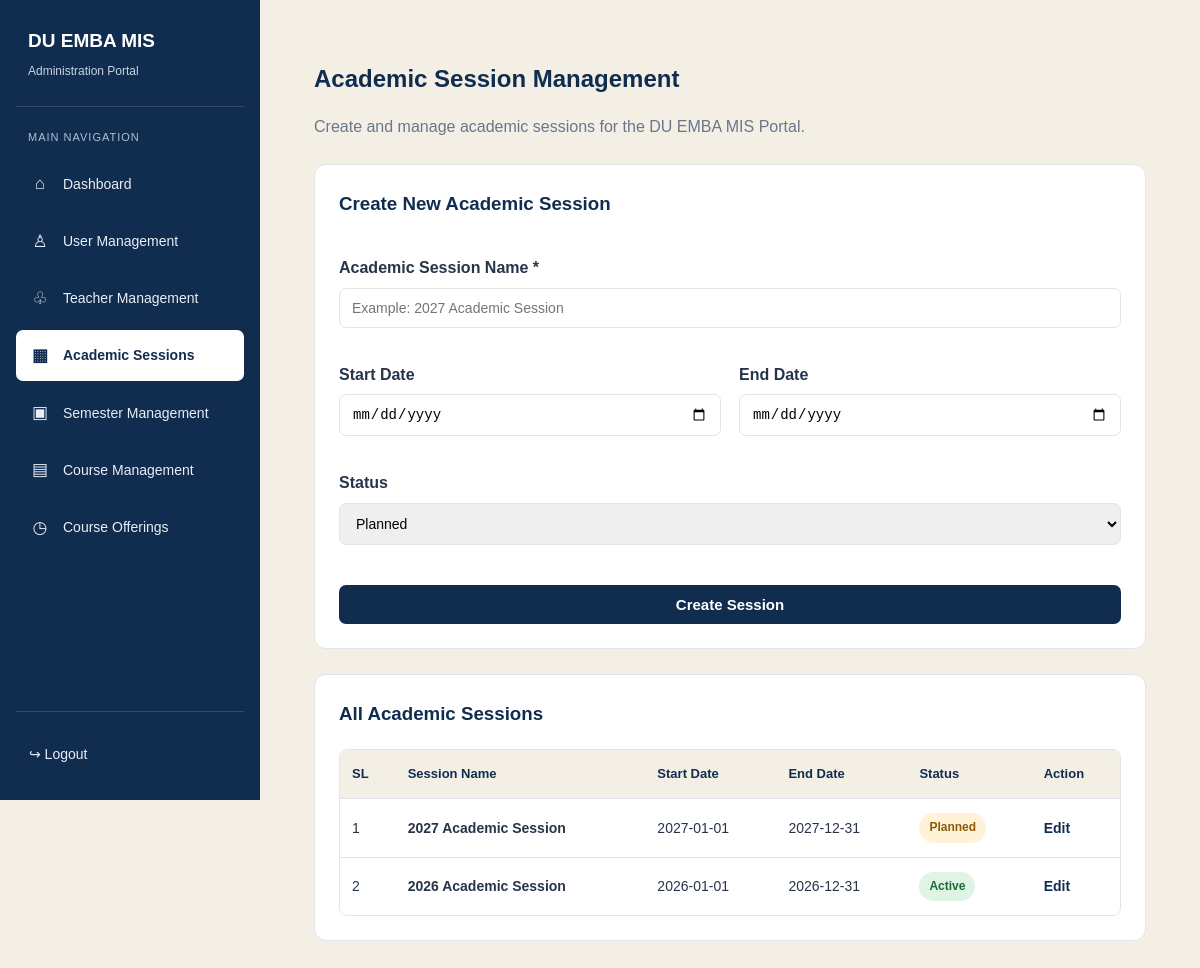
Screenshot of /admin/academic-sessions.php (signed in) with the database file from the repository.
### tables this page shows
CREATE TABLE `academic_sessions` (
  `id` int UNSIGNED NOT NULL,
  `session_name` varchar(100) NOT NULL,
  `start_date` date DEFAULT NULL,
  `end_date` date DEFAULT NULL,
  `status` enum('planned','active','completed') DEFAULT 'planned'
);

### includes/auth.php (called while the page is built, shortened)
<?php
function e(?string $value): string
{
    return htmlspecialchars(
        $value ?? '',
        ENT_QUOTES | ENT_SUBSTITUTE,
        'UTF-8'
    );
}

### admin/academic-sessions.php (the view, shortened to what this page needs)
<?php
require_once __DIR__ . '/../includes/auth.php';
$edit_session = null;
$sessions = $conn->query("
    SELECT *
    FROM academic_sessions
    ORDER BY start_date DESC, id DESC
");
require_once __DIR__ . '/../includes/admin-header.php';
?>
<div class="session-container">
    <div class="session-heading">
        <h2>Academic Session Management</h2>
        <p>Create and manage academic sessions for the DU EMBA MIS Portal.</p>
    </div>
    <div class="session-card">
        <h3>
            <?= $edit_session ? 'Edit Academic Session' : 'Create New Academic Session' ?>
        </h3>
        <form method="POST" class="session-form">
            <div class="full-width">
                <label>Academic Session Name *</label>
                <input type="text" name="session_name" placeholder="Example: 2027 Academic Session"
                    value="<?= e($edit_session['session_name'] ?? '') ?>" required>
            </div>
            <div>
                <label>Start Date</label>
                <input type="date" name="start_date" value="<?= e($edit_session['start_date'] ?? '') ?>">
            </div>
            <div>
                <label>End Date</label>
                <input type="date" name="end_date" value="<?= e($edit_session['end_date'] ?? '') ?>">
            </div>
            <div class="full-width">
                <label>Status</label>
                <select name="status">
                    <?php
                    $current_status = $edit_session['status'] ?? 'planned';
                    ?>
                    <option value="planned" <?= $current_status === 'planned' ? 'selected' : '' ?>>
                        Planned
                    </option>
                </select>
            </div>
            <div class="full-width">
                <button type="submit" class="session-btn">
                    <?= $edit_session ? 'Update Session' : 'Create Session' ?>
                </button>
            </div>
        </form>
    </div>
    <div class="session-card">
        <h3>All Academic Sessions</h3>
        <div class="table-responsive">
            <table class="session-table">
                <thead>
                    <tr>
                        <th>SL</th>
                        <th>Session Name</th>
                        <th>Start Date</th>
                        <th>End Date</th>
                        <th>Status</th>
                        <th>Action</th>
                    </tr>
                </thead>
                <tbody>
                    <?php if ($sessions && $sessions->num_rows > 0): ?>
                    <?php $sl = 1; ?>
                    <?php while ($row = $sessions->fetch_assoc()): ?>
                    <tr>
                        <td><?= $sl++ ?></td>
                        <td>
                            <strong><?= e($row['session_name']) ?></strong>
                        </td>
                        <td><?= e($row['start_date'] ?? '—') ?></td>
                        <td><?= e($row['end_date'] ?? '—') ?></td>
                        <td>
                            <span class="status-badge status-<?= e($row['status']) ?>">
                                <?= e($row['status']) ?>
                            </span>
                        </td>
                        <td>
                            <a href="academic-sessions.php?edit=<?= (int)$row['id'] ?>">
                                Edit
                            </a>
                        </td>
                    </tr>
                    <?php endwhile; ?>
                    <?php else: ?>
                    <tr>
                        <td colspan="6">No academic sessions found.</td>
                    </tr>
                    <?php endif; ?>
                </tbody>
            </table>
        </div>
    </div>
</div>
<?php include __DIR__ . '/../includes/admin-footer.php'; ?>

### assets/css/style.css (style rules this page uses)
:root { --navy: #102d50; --navy-light: #1c456e; --beige: #f4efe5; --white: #ffffff; --text: #263548; --muted: #687789; --border: #e1e5eb; --danger-bg: #fff0ed; --danger-text: #a52d20; }
* { box-sizing: border-box; }
body { margin: 0; font-family: Arial, Helvetica, sans-serif; background: var(--beige); color: var(--text); line-height: 1.6; }
a { color: var(--navy-light); }
label { display: block; font-weight: 600; margin: 16px 0 6px; }
input { width: 100%; padding: 12px; border: 1px solid var(--border); border-radius: 7px; font-size: 15px; }
button, .btn-primary { display: block; width: 100%; margin-top: 22px; padding: 13px; border: 0; border-radius: 7px; background: var(--navy); color: white; font-weight: bold; font-size: 15px; cursor: pointer; text-align: center; text-decoration: none; }
.table-responsive { width: 100%; overflow-x: auto; }
.table-responsive table { width: 100%; border-collapse: collapse; white-space: nowrap; }
.table-responsive th { background: var(--navy); color: var(--white); text-align: left; font-weight: 600; }
.table-responsive th, .table-responsive td { padding: 13px 14px; border-bottom: 1px solid var(--border); }
.status-active, .status-inactive { display: inline-block; padding: 4px 10px; border-radius: 20px; font-size: 12px; font-weight: bold; }
.status-active { background: #e6f5e9; color: #23723a; }
.table-responsive { width: 100%; overflow-x: auto; border: 1px solid var(--border); border-radius: 8px; }
.table-responsive table { width: 100%; border-collapse: collapse; white-space: nowrap; background: #fff; }
.table-responsive th { padding: 15px 16px; background: var(--navy); color: #fff; text-align: left; font-size: 13px; font-weight: 600; }
.table-responsive td { padding: 14px 16px; border-bottom: 1px solid var(--border); color: var(--text); font-size: 14px; vertical-align: middle; }
.table-responsive tbody tr:last-child td { border-bottom: none; }
.admin-content .table-responsive { width: 100%; max-width: 100%; overflow-x: auto; }

### assets/css/admin-layout.css (style rules this page uses)
:root { --admin-navy: #102d50; --admin-navy-light: #1c456e; --admin-beige: #f4efe5; --admin-white: #ffffff; --admin-text: #263548; --admin-muted: #687789; --admin-border: #e1e5eb; --admin-shadow: 0 4px 16px rgba(16, 45, 80, 0.07); --admin-sidebar-width: 260px; }
* { box-sizing: border-box; }
body { margin: 0; padding: 0; background: var(--admin-beige); color: var(--admin-text); font-family: Arial, Helvetica, sans-serif; }
a { text-decoration: none; }

### admin/academic-sessions.php (style rules this page uses)
.session-container { max-width: 1450px; margin: 30px auto; padding: 0 24px; }
.session-heading { margin-bottom: 24px; }
.session-heading h2 { color: var(--navy); margin-bottom: 6px; }
.session-heading p { color: var(--muted); }
.session-card { background: var(--white); border: 1px solid var(--border); border-radius: 12px; padding: 24px; margin-bottom: 25px; }
.session-card h3 { color: var(--navy); margin: 0 0 20px; }
.session-form { display: grid; grid-template-columns: repeat(2, minmax(0, 1fr)); gap: 18px; }
.session-form .full-width { grid-column: 1 / -1; }
.session-form label { display: block; font-weight: 600; margin-bottom: 7px; color: var(--text); }
.session-form input, .session-form select { width: 100%; padding: 11px 12px; border: 1px solid var(--border); border-radius: 7px; font-size: 14px; box-sizing: border-box; }
.session-btn { display: inline-block; background: var(--navy); color: white; border: none; padding: 11px 22px; border-radius: 7px; cursor: pointer; text-decoration: none; font-weight: 600; }
.session-table { width: 100%; border-collapse: collapse; }
.session-table th, .session-table td { padding: 14px 12px; border-bottom: 1px solid var(--border); text-align: left; }
.session-table th { background: var(--beige); color: var(--navy); }
.session-table a { color: var(--navy); font-weight: 600; text-decoration: none; }
.status-badge { display: inline-block; padding: 5px 10px; border-radius: 20px; font-size: 12px; font-weight: 600; text-transform: capitalize; }
.status-planned { background: #fff2d6; color: #8a5b00; }
.status-active { background: #dff4e5; color: #176b35; }
.table-responsive { overflow-x: auto; }

### rows the page displays
academic_sessions: session_name "2027 Academic Session", start_date "2027-01-01", end_date "2027-12-31", status "Planned"
academic_sessions: session_name "2026 Academic Session", start_date "2026-01-01", end_date "2026-12-31", status "Active"

### other values shown
$item['icon'] "⌂"
$item['label'] "Dashboard"
$item['icon'] "♙"
$item['label'] "User Management"
$item['icon'] "♧"
$item['label'] "Teacher Management"
$item['icon'] "▦"
$item['label'] "Academic Sessions"
$item['icon'] "▣"
$item['label'] "Semester Management"
$item['icon'] "▤"
$item['label'] "Course Management"
$item['icon'] "◷"
$item['label'] "Course Offerings"
